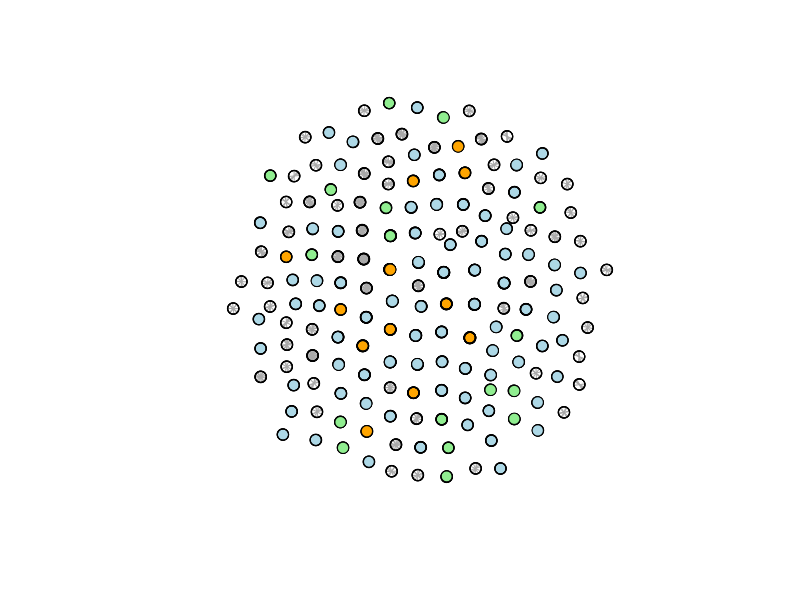

The R source for this figure:

library(igraph)
library(dplyr)

vih_data<-read.csv("vih_red_completa.csv")

#modificar la base de datos para corregir un error#

library(tidyverse)
vih_data_r <- vih_data$resistencia=="Sin resistencia"
vih_data$resistencia[vih_data_r] <- "sin_resistencia"


conexiones <- vih_data %>%
  filter(cluster_id != 0 & cd4_a < 200) %>%    # Seleccionamos solo aquellos en clusters y con conteo de linfocitos CD4  mayor a 500
  group_by(cluster_id) %>%      # Agrupamos mediante este criterio
  filter(n() >= 4) %>%          # Excluye clusters con menos de 4 individuos
  summarise(pares = list(combn(id_muestra, 2, simplify = F))) %>% 
            # Nuevo df, "pares" que contiene las combinaciones del id según su cluster
  tidyr::unnest(pares) %>%  # Deshanida la lista anterior para que igraph pueda leerla
  mutate(from = sapply(pares, `[[`, 1),      # Genera dos nuevas columnas "from" y "to" 
         to   = sapply(pares, `[[`, 2)) %>%  # señalando de dónde sale y a dónde llega 
  select(from, to)            # Se descarta la columna pares

colores  <- c("NNRTI" = "lightblue", "NRTI"="orange", 
              "PI"="lightgreen", "Sin resistenica"="purple")

g <- graph_from_data_frame(conexiones, directed = F)

plot(g, vertex.label = NA,  vertex.size  = 6, 
     vertex.color = colores[vih_data$resistencia])

vcount(g) # Número de nodos
ecount(g) # Número de conexiones
